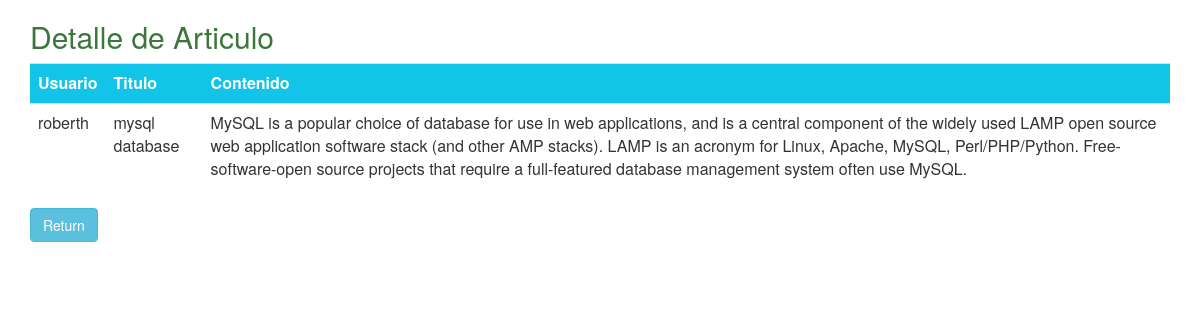
Page /controllers/articulo.php?id=1 on the committed database.
### tables this page shows
CREATE TABLE `article` (
  `id_article` int(11) NOT NULL AUTO_INCREMENT,
  `id_user` int(11) NOT NULL,
  `date` timestamp NOT NULL DEFAULT CURRENT_TIMESTAMP,
  `title` varchar(100) NOT NULL,
  `body` longtext,
  PRIMARY KEY (`id_article`),
  KEY `id_user` (`id_user`),
  CONSTRAINT `article_ibfk_1` FOREIGN KEY (`id_user`) REFERENCES `user` (`id_user`)
);

CREATE TABLE `user` (
  `id_user` int(11) NOT NULL AUTO_INCREMENT,
  `login` varchar(60) NOT NULL,
  `password` varchar(200) NOT NULL,
  `name` varchar(100) NOT NULL,
  `last_name` varchar(100) DEFAULT NULL,
  `email` varchar(100) NOT NULL,
  `birth_date` date DEFAULT NULL,
  PRIMARY KEY (`id_user`)
);

### controllers/articulo.php (called while the page is built, shortened)
<?php
require_once 'models/model.php';
$id = $_GET['id'];
$datos = new Conexion;
$datos = $datos->getArticuloById($id);
require_once 'views/articulo.php';
?>

### models/model.php (called while the page is built, shortened)
<?php
class Conexion
{
	private function conectar()
	{
		$con = mysqli_connect(HOST,USER, PASS) or die ('Error con la conexion');
		mysqli_select_db($con,DB);
		return $con;
	}
	public function getArticuloById($id)
	{
		$con = $this->conectar();
		$query = "SELECT user.login,article.title,article.body FROM user,article
					WHERE (article.id_article = '$id' AND article.id_user = user.id_user)";
		$result = mysqli_query($con,$query) or die ('No se pudo mostrar el articulo');
		return $result;
	}
}
?>

### views/articulo.php (the view, shortened to what this page needs)
<DOCTYPE html>
<html>
<head>
	<link rel="stylesheet" type="text/css" href="../css/bootstrap.min.css">
</head>
<body>
	<main class="container">
		<article>
			<h2 class="text-success">Detalle de Articulo</h2>
			<table class="table">
				<tr>
					<th>Usuario		</th>
					<th>Titulo		</th>
					<th>Contenido	</th>
				</tr>
			<? foreach($datos as $dato): ?>
				<tr>
				<td><?= $dato['login'] ?></td>
				<td><?= $dato['title'] ?></td>
				<td><?= $dato['body'] ?></td>
				</tr>
			<? endforeach; ?>
			</table>
		</article>
		<section>
			<a href="articulos.php" class="btn btn-info">Return</a>
		</section>
	</main>
</body>
</html>

### views/articulo.php (style rules this page uses)
th { background-color:#13C4E9; color:#FFFFFF; }

### rows in the picture
article: id_user.login "roberth", title "mysql database", body "MySQL is a popular choice of database for use in web applications, and is a central component of the widely used LAMP open source web application software stack (and other AMP stacks). LAMP is an acronym for Linux, Apache, MySQL, Perl/PHP/Python. Free-software-open source projects that require a full-featured database management system often use MySQL."
